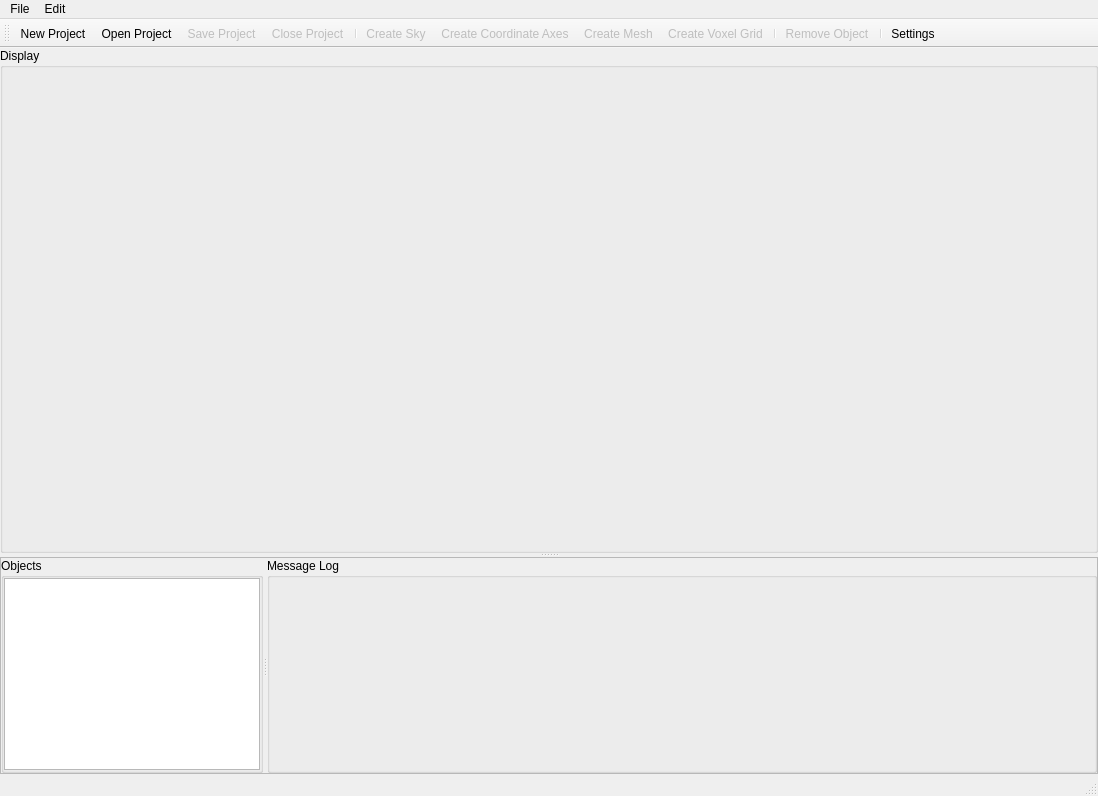
<?xml version="1.0" encoding="UTF-8"?>
<ui version="4.0">
 <class>WindSimClass</class>
 <widget class="QMainWindow" name="WindSimClass">
  <property name="geometry">
   <rect>
    <x>0</x>
    <y>0</y>
    <width>1098</width>
    <height>796</height>
   </rect>
  </property>
  <property name="windowTitle">
   <string>WindSim</string>
  </property>
  <widget class="QWidget" name="centralWidget">
   <layout class="QVBoxLayout" name="verticalLayout_2">
    <property name="spacing">
     <number>0</number>
    </property>
    <property name="leftMargin">
     <number>0</number>
    </property>
    <property name="topMargin">
     <number>0</number>
    </property>
    <property name="rightMargin">
     <number>0</number>
    </property>
    <property name="bottomMargin">
     <number>0</number>
    </property>
    <item>
     <widget class="QSplitter" name="dispSplitter">
      <property name="orientation">
       <enum>Qt::Vertical</enum>
      </property>
      <property name="opaqueResize">
       <bool>false</bool>
      </property>
      <widget class="QGroupBox" name="gbViewer">
       <property name="sizePolicy">
        <sizepolicy hsizetype="Preferred" vsizetype="Preferred">
         <horstretch>0</horstretch>
         <verstretch>2</verstretch>
        </sizepolicy>
       </property>
       <property name="minimumSize">
        <size>
         <width>0</width>
         <height>0</height>
        </size>
       </property>
       <property name="title">
        <string>Display</string>
       </property>
       <property name="flat">
        <bool>true</bool>
       </property>
       <layout class="QVBoxLayout" name="verticalLayout">
        <property name="spacing">
         <number>0</number>
        </property>
        <property name="leftMargin">
         <number>0</number>
        </property>
        <property name="topMargin">
         <number>0</number>
        </property>
        <property name="rightMargin">
         <number>0</number>
        </property>
        <property name="bottomMargin">
         <number>0</number>
        </property>
        <item>
         <widget class="DX11Widget" name="dx11Viewer" native="true">
          <property name="sizePolicy">
           <sizepolicy hsizetype="Expanding" vsizetype="Expanding">
            <horstretch>0</horstretch>
            <verstretch>0</verstretch>
           </sizepolicy>
          </property>
          <property name="minimumSize">
           <size>
            <width>300</width>
            <height>300</height>
           </size>
          </property>
          <property name="cursor">
           <cursorShape>ArrowCursor</cursorShape>
          </property>
          <property name="statusTip">
           <string>DirectX11 Renderer</string>
          </property>
         </widget>
        </item>
       </layout>
      </widget>
      <widget class="QFrame" name="frame">
       <property name="frameShape">
        <enum>QFrame::StyledPanel</enum>
       </property>
       <property name="frameShadow">
        <enum>QFrame::Raised</enum>
       </property>
       <layout class="QHBoxLayout" name="horizontalLayout">
        <property name="leftMargin">
         <number>0</number>
        </property>
        <property name="topMargin">
         <number>0</number>
        </property>
        <property name="rightMargin">
         <number>0</number>
        </property>
        <property name="bottomMargin">
         <number>0</number>
        </property>
        <item>
         <widget class="QSplitter" name="logSplitter">
          <property name="orientation">
           <enum>Qt::Horizontal</enum>
          </property>
          <widget class="QGroupBox" name="gbObjects">
           <property name="sizePolicy">
            <sizepolicy hsizetype="Preferred" vsizetype="Preferred">
             <horstretch>0</horstretch>
             <verstretch>0</verstretch>
            </sizepolicy>
           </property>
           <property name="title">
            <string>Objects</string>
           </property>
           <property name="flat">
            <bool>true</bool>
           </property>
           <property name="checkable">
            <bool>false</bool>
           </property>
           <layout class="QVBoxLayout" name="verticalLayout_3">
            <property name="spacing">
             <number>0</number>
            </property>
            <property name="leftMargin">
             <number>0</number>
            </property>
            <property name="topMargin">
             <number>0</number>
            </property>
            <property name="rightMargin">
             <number>0</number>
            </property>
            <property name="bottomMargin">
             <number>0</number>
            </property>
            <item>
             <widget class="QListView" name="objectView">
              <property name="sizePolicy">
               <sizepolicy hsizetype="Preferred" vsizetype="Preferred">
                <horstretch>0</horstretch>
                <verstretch>0</verstretch>
               </sizepolicy>
              </property>
              <property name="statusTip">
               <string>Objects list</string>
              </property>
              <property name="editTriggers">
               <set>QAbstractItemView::NoEditTriggers</set>
              </property>
              <property name="alternatingRowColors">
               <bool>true</bool>
              </property>
             </widget>
            </item>
           </layout>
          </widget>
          <widget class="QGroupBox" name="gbLog">
           <property name="sizePolicy">
            <sizepolicy hsizetype="Preferred" vsizetype="Preferred">
             <horstretch>1</horstretch>
             <verstretch>0</verstretch>
            </sizepolicy>
           </property>
           <property name="statusTip">
            <string>Message Log</string>
           </property>
           <property name="title">
            <string>Message Log</string>
           </property>
           <property name="flat">
            <bool>true</bool>
           </property>
           <layout class="QVBoxLayout" name="verticalLayout_5">
            <property name="spacing">
             <number>0</number>
            </property>
            <property name="leftMargin">
             <number>0</number>
            </property>
            <property name="topMargin">
             <number>0</number>
            </property>
            <property name="rightMargin">
             <number>0</number>
            </property>
            <property name="bottomMargin">
             <number>0</number>
            </property>
           </layout>
          </widget>
         </widget>
        </item>
       </layout>
      </widget>
     </widget>
    </item>
   </layout>
  </widget>
  <widget class="QMenuBar" name="menuBar">
   <property name="geometry">
    <rect>
     <x>0</x>
     <y>0</y>
     <width>1098</width>
     <height>21</height>
    </rect>
   </property>
   <widget class="QMenu" name="menuFile">
    <property name="title">
     <string>File</string>
    </property>
    <addaction name="actionNew"/>
    <addaction name="actionOpen"/>
    <addaction name="separator"/>
    <addaction name="actionClose"/>
    <addaction name="separator"/>
    <addaction name="actionSave"/>
    <addaction name="actionSaveAs"/>
   </widget>
   <widget class="QMenu" name="menuEdit">
    <property name="title">
     <string>Edit</string>
    </property>
    <widget class="QMenu" name="menuCreate">
     <property name="title">
      <string>Create</string>
     </property>
     <addaction name="actionCreateSky"/>
     <addaction name="actionCreateAxes"/>
     <addaction name="actionCreateMesh"/>
     <addaction name="actionCreateVoxelGrid"/>
    </widget>
    <addaction name="menuCreate"/>
    <addaction name="separator"/>
    <addaction name="actionRemove"/>
   </widget>
   <addaction name="menuFile"/>
   <addaction name="menuEdit"/>
  </widget>
  <widget class="QToolBar" name="toolBar">
   <property name="windowTitle">
    <string>toolBar</string>
   </property>
   <attribute name="toolBarArea">
    <enum>TopToolBarArea</enum>
   </attribute>
   <attribute name="toolBarBreak">
    <bool>false</bool>
   </attribute>
   <addaction name="actionNew"/>
   <addaction name="actionOpen"/>
   <addaction name="actionSave"/>
   <addaction name="actionClose"/>
   <addaction name="separator"/>
   <addaction name="actionCreateSky"/>
   <addaction name="actionCreateAxes"/>
   <addaction name="actionCreateMesh"/>
   <addaction name="actionCreateVoxelGrid"/>
   <addaction name="separator"/>
   <addaction name="actionRemove"/>
   <addaction name="separator"/>
   <addaction name="actionSettings"/>
  </widget>
  <widget class="QStatusBar" name="statusBar"/>
  <action name="actionNew">
   <property name="icon">
    <iconset resource="../../../windsim.qrc">
     <normaloff>:/WindSim/icons/newProject.ico</normaloff>:/WindSim/icons/newProject.ico</iconset>
   </property>
   <property name="text">
    <string>New Project</string>
   </property>
   <property name="toolTip">
    <string>New Project</string>
   </property>
   <property name="shortcut">
    <string>Ctrl+N</string>
   </property>
  </action>
  <action name="actionOpen">
   <property name="icon">
    <iconset resource="../../../windsim.qrc">
     <normaloff>:/WindSim/icons/openProject.ico</normaloff>:/WindSim/icons/openProject.ico</iconset>
   </property>
   <property name="text">
    <string>Open Project</string>
   </property>
   <property name="shortcut">
    <string>Ctrl+O</string>
   </property>
  </action>
  <action name="actionSaveAs">
   <property name="enabled">
    <bool>false</bool>
   </property>
   <property name="text">
    <string>Save Project as</string>
   </property>
   <property name="toolTip">
    <string>Save Project as</string>
   </property>
   <property name="shortcut">
    <string>Ctrl+Shift+S</string>
   </property>
  </action>
  <action name="actionSave">
   <property name="enabled">
    <bool>false</bool>
   </property>
   <property name="icon">
    <iconset resource="../../../windsim.qrc">
     <normaloff>:/WindSim/icons/saveProject.svg</normaloff>:/WindSim/icons/saveProject.svg</iconset>
   </property>
   <property name="text">
    <string>Save Project</string>
   </property>
   <property name="toolTip">
    <string>Save Project</string>
   </property>
   <property name="shortcut">
    <string>Ctrl+S</string>
   </property>
  </action>
  <action name="actionClose">
   <property name="enabled">
    <bool>false</bool>
   </property>
   <property name="icon">
    <iconset resource="../../../windsim.qrc">
     <normaloff>:/WindSim/icons/closeProject.ico</normaloff>:/WindSim/icons/closeProject.ico</iconset>
   </property>
   <property name="text">
    <string>Close Project</string>
   </property>
   <property name="toolTip">
    <string>Close Project</string>
   </property>
  </action>
  <action name="actionSettings">
   <property name="icon">
    <iconset resource="../../../windsim.qrc">
     <normaloff>:/WindSim/icons/settings.svg</normaloff>:/WindSim/icons/settings.svg</iconset>
   </property>
   <property name="text">
    <string>Settings</string>
   </property>
   <property name="toolTip">
    <string>Modify the general settings</string>
   </property>
  </action>
  <action name="actionCreateMesh">
   <property name="enabled">
    <bool>false</bool>
   </property>
   <property name="icon">
    <iconset resource="../../../windsim.qrc">
     <normaloff>:/WindSim/icons/createMesh.svg</normaloff>:/WindSim/icons/createMesh.svg</iconset>
   </property>
   <property name="text">
    <string>Create Mesh</string>
   </property>
  </action>
  <action name="actionUndo">
   <property name="text">
    <string>Undo</string>
   </property>
  </action>
  <action name="actionRedo">
   <property name="text">
    <string>Redo</string>
   </property>
  </action>
  <action name="actionCreateVoxelGrid">
   <property name="enabled">
    <bool>false</bool>
   </property>
   <property name="icon">
    <iconset resource="../../../windsim.qrc">
     <normaloff>:/WindSim/icons/createVoxelGrid.svg</normaloff>:/WindSim/icons/createVoxelGrid.svg</iconset>
   </property>
   <property name="text">
    <string>Create Voxel Grid</string>
   </property>
  </action>
  <action name="actionRemove">
   <property name="enabled">
    <bool>false</bool>
   </property>
   <property name="icon">
    <iconset resource="../../../windsim.qrc">
     <normaloff>:/WindSim/icons/removeObject.svg</normaloff>:/WindSim/icons/removeObject.svg</iconset>
   </property>
   <property name="text">
    <string>Remove Object</string>
   </property>
   <property name="toolTip">
    <string>Remove the currently selected object(s)</string>
   </property>
   <property name="shortcut">
    <string>Del</string>
   </property>
  </action>
  <action name="actionCreateAxes">
   <property name="enabled">
    <bool>false</bool>
   </property>
   <property name="icon">
    <iconset resource="../../../windsim.qrc">
     <normaloff>:/WindSim/icons/createAxes.svg</normaloff>:/WindSim/icons/createAxes.svg</iconset>
   </property>
   <property name="text">
    <string>Create Coordinate Axes</string>
   </property>
   <property name="toolTip">
    <string>Create Coordinate Axes</string>
   </property>
  </action>
  <action name="actionCreateSky">
   <property name="enabled">
    <bool>false</bool>
   </property>
   <property name="icon">
    <iconset resource="../../../windsim.qrc">
     <normaloff>:/WindSim/icons/createSky.svg</normaloff>:/WindSim/icons/createSky.svg</iconset>
   </property>
   <property name="text">
    <string>Create Sky</string>
   </property>
   <property name="toolTip">
    <string>Create Sky</string>
   </property>
  </action>
 </widget>
 <layoutdefault spacing="6" margin="11"/>
 <customwidgets>
  <customwidget>
   <class>DX11Widget</class>
   <extends>QWidget</extends>
   <header>dx11widget.h</header>
   <container>1</container>
  </customwidget>
 </customwidgets>
 <resources>
  <include location="../../../windsim.qrc"/>
 </resources>
 <connections/>
</ui>
